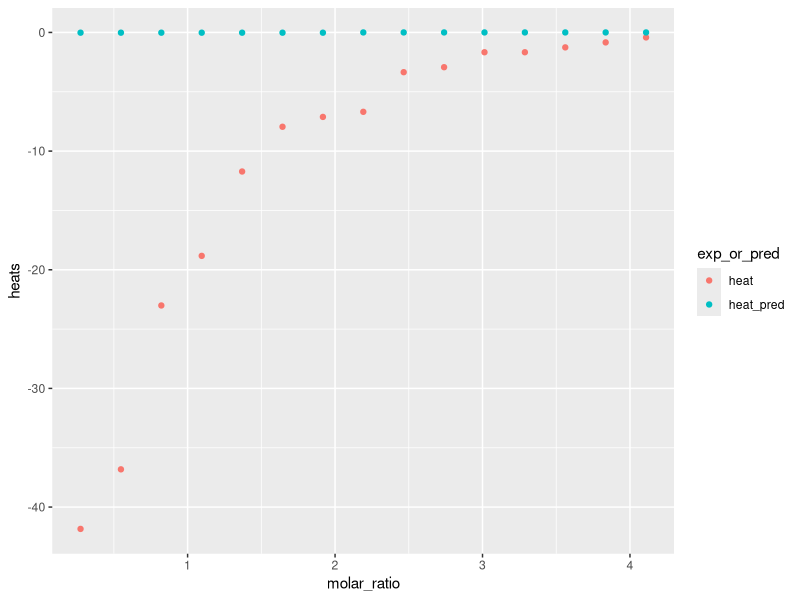

Write the R code that produced this figure.
library(tidyverse)
library(magrittr)
library(minpack.lm)

heats <- c(-41.84, -36.82, -23.01, -18.83, -11.72, -7.95, -7.12, -6.69, -3.35, -2.93, -1.67, -1.67, -1.26, -0.84, -0.42)
molar_ratios <- c(0.27394258, 0.54788516, 0.82182774, 1.09577033, 1.36971291, 1.64365549, 1.91759807, 2.19154065, 2.46548323, 2.73942582, 3.0133684, 3.28731098, 3.56125356, 3.83519614, 4.10913872)
volumes <- c(0.2053, 0.2078, 0.2103, 0.2128, 0.2153, 
                    0.2178, 0.2203, 0.2228, 0.2253, 0.2278, 
                    0.2303, 0.2328, 0.2353, 0.2378, 0.2403) * 10^-3

c_ligand <- c(
  0.012, 0.024, 0.036, 0.047, 0.058, 
  0.069, 0.079, 0.090, 0.100, 0.110, 
  0.119, 0.129, 0.138, 0.147, 0.156
) * 10^-3

c_protein <- c(
  0.04445, 0.04392, 0.04340, 0.04289, 0.04239, 
  0.04190, 0.04143, 0.04096, 0.04051, 0.04006, 
  0.03963, 0.03920, 0.03878, 0.03838, 0.03798
) * 10^-3

qi <- c(
  -1.06799e-07, -1.92729e-07, -2.56379e-07, -3.00949e-07, -3.31709e-07,
  -3.53284e-07, -3.68867e-07, -3.80486e-07, -3.89408e-07, -3.96438e-07,
  -4.02102e-07, -4.06752e-07, -4.10633e-07, -4.13917e-07, -4.16730e-07
)
itc_df <- data.frame(heat=heats, molar_ratio=molar_ratios, volumes=volumes, c_ligand=c_ligand, c_protein=c_protein, qi = qi)

protein_conc <- 0.045*(10^-3)

itc_function <- function(molar_ratio, volume, enthalpy, r.w, Nl){
  heat <- 0.5*enthalpy*volume*(
    1-(Nl*molar_ratio -1 + r.w)/sqrt(
      (Nl*molar_ratio)^2 - 2*Nl*molar_ratio*(1-r.w) + (1+r.w^2)
      )
    )
  return(heat)
}

itc_function2 <- function(c_prot, c_l, volume, enthalpy, kd, Nl){
  heat <- 0.5*enthalpy*volume*(1-(
    Nl*c_l - c_prot + kd)/sqrt(
      (Nl*c_l + c_prot + kd)^2 - 4*c_prot*Nl*c_l
      )
    )
  return(heat)
}

itc_function3 <- function(c_prot, c_l, volume, enthalpy, kd, Nl){
  qi <- enthalpy*volume*0.5*(Nl*c_l + c_prot + kd - sqrt(
      (Nl*c_l + c_prot + kd)^2 - 4*c_prot*Nl*c_l
    )
  )
  return(qi)
}


# itc_function_simple <- function(molar_ratio, enthalpy, r.w, Nl){
#   heat <- 0.5*enthalpy*0.0002053*(1-(Nl*molar_ratio -1 + r.w)/sqrt((Nl*molar_ratio)^2 - 2*Nl*molar_ratio*(1-r.w) + (1+r.w)^2))
#   return(heat)
# }
# 
# m_simple <- nlsLM(heat ~ itc_function_simple(molar_ratio, enthalpy, r.w, Nl), 
#            data = itc_df,
#            start = list(enthalpy = -50, r.w = 0.2, Nl = 1),
#            #lower = c(enthalpy = -100, kd = 10^(-9), Nl = 0.5), # Minimum possible values
#            #upper = c(enthalpy = -10, kd = 10^(-3), Nl = 2.0),
#            control = nls.lm.control(maxiter = 10000, 
#                                     maxfev = 20000, 
#                                     ftol = 1e-9))
# this dogshit function doesn't work, maybe the protein concentration needs to vaery?



m <- nlsLM(heat ~ itc_function(molar_ratio, volumes, enthalpy, r.w, Nl), 
         data = itc_df,
         start = list(enthalpy = -50, r.w = 0.02, Nl = 1),
         lower = c(enthalpy = -100, r.w = 0, Nl = 0.5), # Minimum possible values
         #upper = c(enthalpy = -10, kd = 10^(-3), Nl = 2.0),
         control = nls.lm.control(maxiter = 10000, 
                                  maxfev = 20000, 
                                  ftol = 1e-9)
         )

m_pred <- predict(m)

itc_df %<>% mutate(heat_pred = m_pred)
itc_df_long <- itc_df %>% pivot_longer(cols = c(heat, heat_pred), names_to = "exp_or_pred", values_to = 'heats')
itc_df_long %>% ggplot(aes(x=molar_ratio, y = heats, color = exp_or_pred))+geom_point()

r_w_exp <- 0.0000159/protein_conc
m_pred_2 <- itc_function(itc_df$molar_ratio, itc_df$volumes, -50.2, 0.0000159, 1.25)
#m_pred_2
itc_function2(itc_df$c_protein, itc_df$c_ligand, itc_df$volumes, -50.2, 0.0000159, 1.25)
itc_function3(itc_df$c_protein, itc_df$c_ligand, itc_df$volumes, -50.2, 0.0000159, 1.25)

m3 <- nlsLM(qi ~ itc_function3(c_protein, c_ligand, volumes, enthalpy, kd, Nl), 
           data = itc_df,
           start = list(enthalpy = -50, kd = 10^(-6), Nl = 1),
           lower = c(enthalpy = -100, kd = 0, Nl = 0.5), # Minimum possible values
           #upper = c(enthalpy = -10, kd = 10^(-3), Nl = 2.0),
           control = nls.lm.control(maxiter = 10000, 
                                    maxfev = 20000, 
                                    ftol = 1e-8)
)

# fraction bound: [PL]/[Ptotal], use either binding isotherm or the more complicated function to get it
